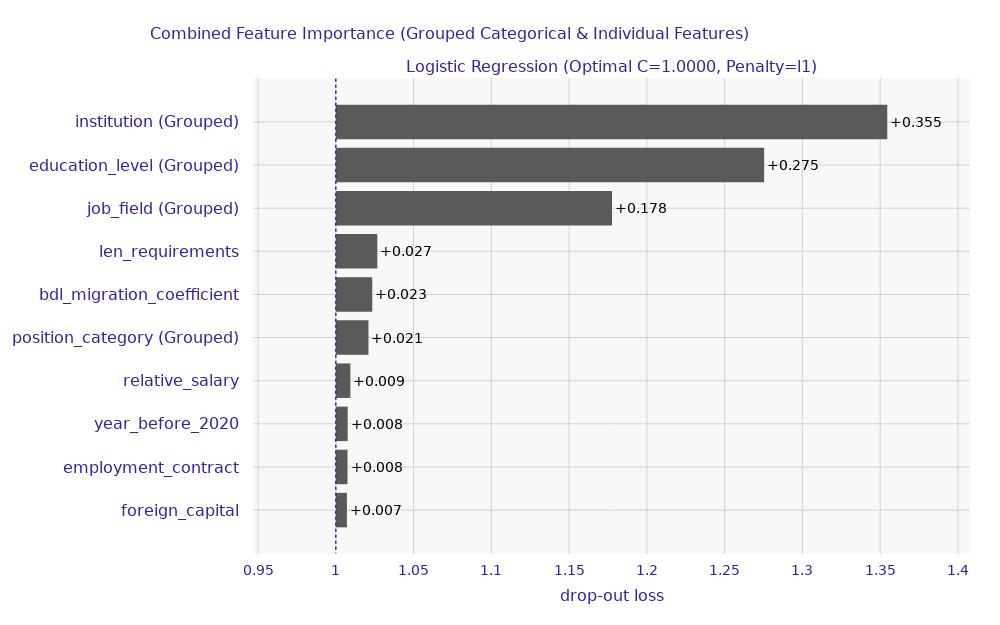

Notebook code cell kept with this figure:
### Code cell
# Feature importance including institutions, without ad_views.
fi_result_institutions = log_regression(
    df_train1_institutions.drop('ad_views', axis=1),
    df_test1_institutions.drop('ad_views', axis=1),
    penalty='l1',
    solver='liblinear',
    cv=10,
    original_categorical_cols = ['job_field', 'position_category', 'education_level', 'institution']
)
print(fi_result_institutions)

### Figure 1 — Plotly figure (JSON) as saved in the notebook; plotly's stock layout.template omitted (floating-point values rounded to 4 significant figures)
{"data": [{"base": 1.0, "hoverinfo": "text", "hoverlabel": {"bgcolor": "rgba(0,0,0,0.8)"}, "hovertext": ["Model: Logistic Regression (Optimal C=1.0000, Penalty=l1) loss after<br>variable: institution (Grouped) is permuted: 1.355<br>Drop-out loss change: +0.355", "Model: Logistic Regression (Optimal C=1.0000, Penalty=l1) loss after<br>variable: education_level (Grouped) is permuted: 1.275<br>Drop-out loss change: +0.275", "Model: Logistic Regression (Optimal C=1.0000, Penalty=l1) loss after<br>variable: job_field (Grouped) is permuted: 1.178<br>Drop-out loss change: +0.178", "Model: Logistic Regression (Optimal C=1.0000, Penalty=l1) loss after<br>variable: len_requirements is permuted: 1.027<br>Drop-out loss change: +0.027", "Model: Logistic Regression (Optimal C=1.0000, Penalty=l1) loss after<br>variable: bdl_migration_coefficient is permuted: 1.023<br>Drop-out loss change: +0.023", "Model: Logistic Regression (Optimal C=1.0000, Penalty=l1) loss after<br>variable: position_category (Grouped) is permuted: 1.021<br>Drop-out loss change: +0.021", "Model: Logistic Regression (Optimal C=1.0000, Penalty=l1) loss after<br>variable: relative_salary is permuted: 1.009<br>Drop-out loss change: +0.009", "Model: Logistic Regression (Optimal C=1.0000, Penalty=l1) loss after<br>variable: year_before_2020 is permuted: 1.008<br>Drop-out loss change: +0.008", "Model: Logistic Regression (Optimal C=1.0000, Penalty=l1) loss after<br>variable: employment_contract is permuted: 1.008<br>Drop-out loss change: +0.008", "Model: Logistic Regression (Optimal C=1.0000, Penalty=l1) loss after<br>variable: foreign_capital is permuted: 1.007<br>Drop-out loss change: +0.007"], "marker": {"color": "#5A5A5A", "line": {"width": 0, "color": "#5A5A5A"}}, "orientation": "h", "showlegend": false, "text": ["+0.355", "+0.275", "+0.178", "+0.027", "+0.023", "+0.021", "+0.009", "+0.008", "+0.008", "+0.007"], "textposition": "outside", "x": [0.3546, 0.2754, 0.1776, 0.02669, 0.02343, 0.02099, 0.009382, 0.007634, 0.00753, 0.007158], "y": ["institution (Grouped)", "education_level (Grouped)", "job_field (Grouped)", "len_requirements", "bdl_migration_coefficient", "position_category (Grouped)", "relative_salary", "year_before_2020", "employment_contract", "foreign_capital"], "type": "bar", "xaxis": "x", "yaxis": "y", "textfont": {"color": "black", "size": 14}}], "layout": {"xaxis": {"anchor": "y", "domain": [0.0, 1.0], "type": "linear", "gridwidth": 1, "zeroline": false, "automargin": true, "ticks": "outside", "tickcolor": "white", "ticklen": 3, "fixedrange": true, "range": [0.9468, 1.408], "title": {"font": {"size": 14}}, "tickfont": {"size": 14}, "showgrid": true, "gridcolor": "#D3D3D3", "griddash": "solid", "layer": "below traces"}, "yaxis": {"anchor": "x", "domain": [0.0, 1.0], "type": "category", "autorange": "reversed", "gridwidth": 1, "automargin": true, "ticks": "outside", "tickcolor": "white", "ticklen": 10, "fixedrange": true, "title": {"font": {"size": 14}}, "tickfont": {"size": 16}, "showgrid": true, "gridcolor": "#D3D3D3", "griddash": "solid", "layer": "below traces", "zeroline": false}, "annotations": [{"font": {"size": 16}, "showarrow": false, "text": "Logistic Regression (Optimal C=1.0000, Penalty=l1)", "x": 0.5, "xanchor": "center", "xref": "paper", "y": 1.0, "yanchor": "bottom", "yref": "paper"}, {"font": {"size": 16}, "showarrow": false, "text": "drop-out loss", "x": 0.5, "xanchor": "center", "xref": "paper", "y": 0, "yanchor": "top", "yref": "paper", "yshift": -30}], "shapes": [{"line": {"color": "#371ea3", "dash": "dot", "width": 1.5}, "type": "line", "x0": 1.0, "x1": 1.0, "xref": "x", "y0": -1, "y1": 10, "yref": "y"}], "title": {"text": "Combined Feature Importance (Grouped Categorical & Individual Features)", "x": 0.15, "font": {"size": 16}}, "font": {"color": "#371ea3", "family": "DejaVu Sans"}, "margin": {"t": 78, "b": 71, "r": 30}, "height": 625, "width": 1000, "paper_bgcolor": "white", "plot_bgcolor": "#F8F8F8"}}
